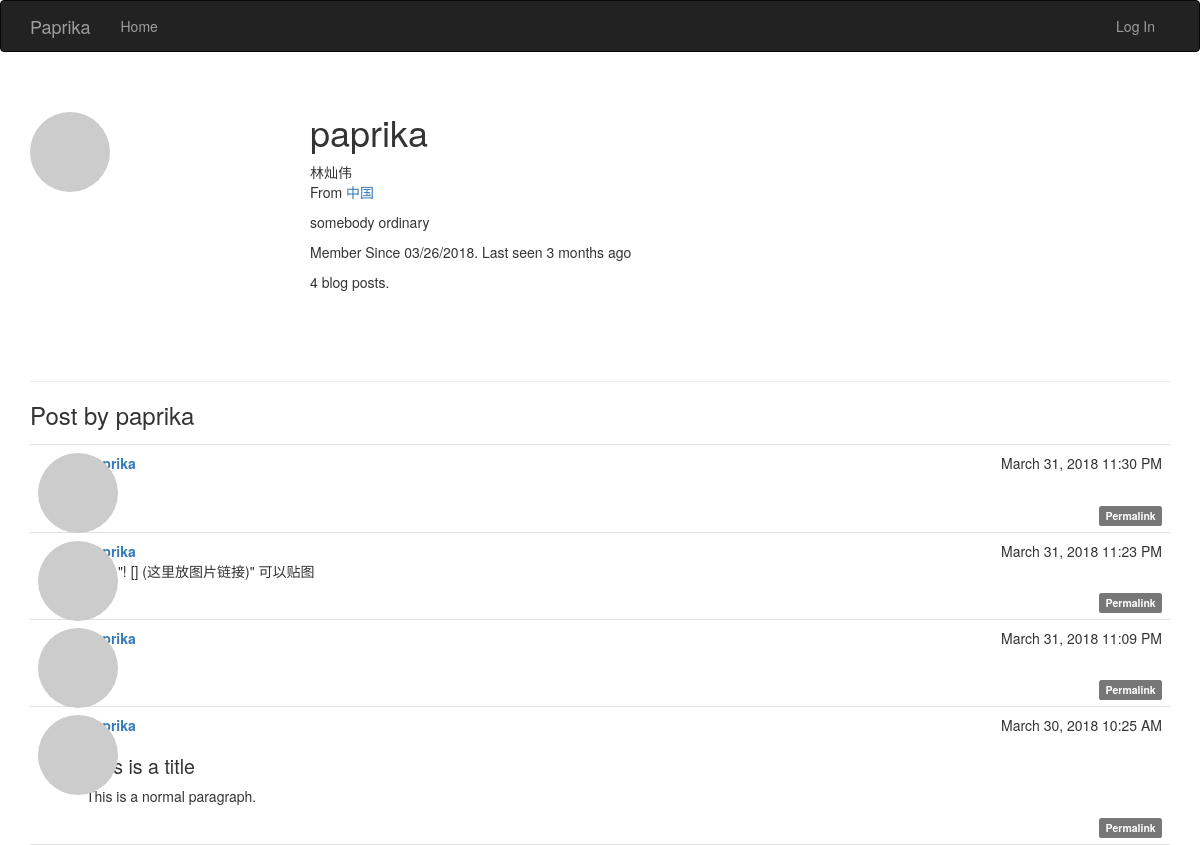
Screenshot of /user/paprika with the database file from the repository.
### app/models.py (models this page shows, shortened)
class User(UserMixin, db.Model):
    __tablename__ = 'users'
    id = db.Column(db.Integer, primary_key=True)
    email = db.Column(db.String(64), unique=True, index=True)
    username = db.Column(db.String(64), unique=True, index=True)
    role_id = db.Column(db.Integer, db.ForeignKey('roles.id'))
    password_hash = db.Column(db.String(128))
    confirmed = db.Column(db.Boolean, default=False)
    name = db.Column(db.String(64))
    location = db.Column(db.String(64))
    about_me = db.Column(db.Text())
    member_since = db.Column(db.DateTime(), default=datetime.now)
    last_seen = db.Column(db.DateTime(), default=datetime.now)
    followed = db.relationship('Follow', foreign_keys=[Follow.follower_id], backref=db.backref('follower', lazy='joined'), lazy='dynamic', cascade='all, delete-orphan')
    follower = db.relationship('Follow', foreign_keys=[Follow.followed_id],
                               backref=db.backref('followed', lazy='joined'), lazy='dynamic',
                               cascade='all, delete-orphan')
    avatar_hash = db.Column(db.String(32))
    posts = db.relationship('Post', backref='author', lazy='dynamic')
    @property
    def password(self):
        raise AttributeError('password is not a readable attribute')
    def gravatar(self, size=100, default='identicon', rating='g'):
        if request.is_secure:
            url = 'https://secure.gravatar.com/avatar'
        else:
            url = 'https://www.gravatar.com/avatar'
        hash = self.avatar_hash or hashlib.md5(self.email.encode('utf-8')).hexdigest()
        return '{url}/{hash}?s={size}&d={default}&r={rating}'.format(
            url=url, hash=hash, size=size, default=default, rating=rating)

class Post(db.Model):
    __tablename__ = 'posts'
    id = db.Column(db.Integer, primary_key=True)
    body = db.Column(db.Text)
    timestamp = db.Column(db.DateTime, index=True, default=datetime.now)
    author_id = db.Column(db.Integer, db.ForeignKey('users.id'))
    body_html = db.Column(db.Text)

### app/main/views.py (the view)
@main.route('/user/<username>')
def user(username):
    user = User.query.filter_by(username=username).first()
    if user is None:
        abort(404)
    posts = user.posts.order_by(Post.timestamp.desc()).all()
    return render_template('user.html', user=user, posts=posts)

### app/auth/views.py (called while the page is built)
@auth.before_app_request
def before_request():
    if current_user.is_authenticated:
        current_user.ping()
        if  not current_user.confirmed \
                and request.endpoint \
                and request.blueprint != 'auth' \
                and request.endpoint != 'static':
            return redirect(url_for('auth.unconfirmed'))

### app/main/__init__.py (called while the page is built)
@main.app_context_processor
def inject_permission():
    return dict(Permission=Permission)

### app/models.py (called while the page is built)
    def is_admin(self):
        return False

### app/templates/user.html (shortened to what this page needs)
{% extends "base.html" %}
{% block page_content %}
<div class="page-header">
	<img class="img-circle profile-thumbnail" src="{{ user.gravatar(size=256) }}">
	<div class="profile-header">
		<h1>{{ user.username }}</h1>
		{% if user.name or user.location %}
		<p>
			{% if user.name %}{{ user.name }}<br>{% endif %}
			{% if user.location %}
				From <a href="http://maps.google.com/?q={{ user.location }}" target="_blank">{{ user.location }}</a><br>
			{% endif %}
		</p>
		{% endif %}
		{% if user.about_me %}<p>{{ user.about_me }}</p>{% endif %}
		<p>
			Member Since {{ moment(user.member_since).format("L") }}.
			Last seen {{ moment(user.last_seen).fromNow() }}
		</p>
		<p>{{ user.posts.count() }} blog posts.</p>
	   </div>
</div>
<h3>Post by {{ user.username }}</h3>
{% include '_posts.html' %}
{% endblock %}

### app/templates/_posts.html (shortened to what this page needs)
<ul class="posts">
    {% for post in posts %}
    <li class="post">
        <div class="post-thumbnail">
            <a href="{{ url_for('.user', username=post.author.username) }}">
                <img class="img-circle profile-thumbnail" src="{{ post.author.gravatar(size=40) }}">
            </a>
        </div>
        <div class="post-content">
            <div class="post-date">{{ moment(post.timestamp).format("LLL") }}</div>
            <div class="post-author"><a href="{{ url_for('.user', username=post.author.username) }}">{{ post.author.username }}</a></div>
            <div class="post-body">
                {% if post.body_html %}
                    {{ post.body_html | safe}}
                {% else %}
                    {{ post.body }}
                {% endif %}
            </div>
            <div class="post-footer">
                <a href="{{ url_for('.post', id=post.id) }}">
                    <span class="label label-default">Permalink</span>
                </a>
            </div>
        </div>
    </li>
    {% endfor %}
</ul>

### app/static/styles.css (style rules this page uses)
.profile-thumbnail { position: absolute; }
.profile-header { min-height: 260px; margin-left: 280px; }
ul.posts { list-style-type: none; padding: 0px; margin: 16px 0px 0px 0px; border-top: 1px solid #e0e0e0; }
ul.posts li.post { padding: 8px; border-bottom: 1px solid #e0e0e0; }
div.post-date { float: right; }
div.post-author { font-weight: bold; }
div.post-thumbnail { position: absolute; }
div.post-content { margin-left: 48px; min-height: 48px; }
div.post-footer { text-align: right; }
.post-body h1 { font-size: 140%; }

### app/templates/_posts.html (style rules this page uses)
div.post-footer { text-align: right; }

### rows the page displays
User: username "paprika", name "林灿伟", location "中国", about_me "somebody ordinary", member_since "03/26/2018", last_seen "3 months ago"
Post: timestamp "March 31, 2018 11:30 PM", author.username "paprika"
Post: timestamp "March 31, 2018 11:23 PM", author.username "paprika", body_html "使用 \"! [] (这里放图片链接)\" 可以贴图"
Post: timestamp "March 31, 2018 11:09 PM", author.username "paprika"
Post: timestamp "March 30, 2018 10:25 AM", author.username "paprika", body_html "This is a title This is a normal paragraph."

### other values shown
{{ user.posts.count() }} "4"
